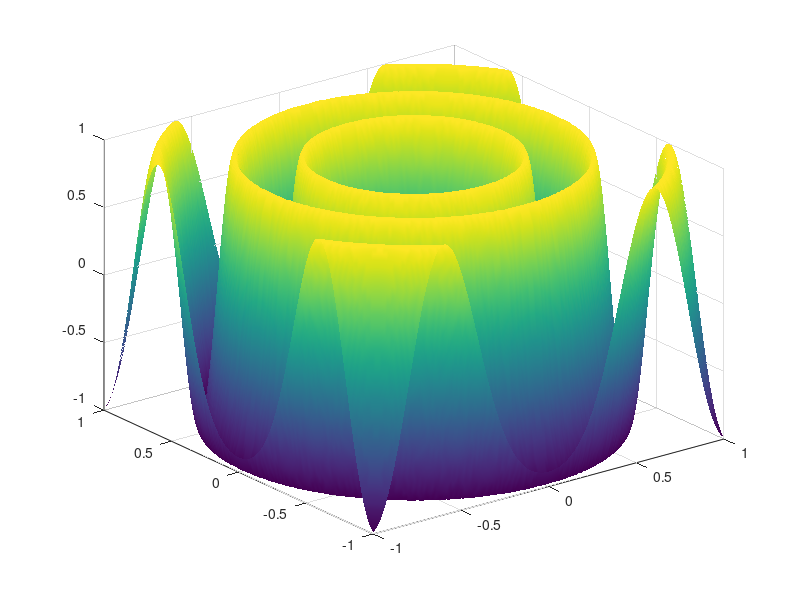

This chart was generated by the following MATLAB code:
% animation.m

clear all;
[X,Y] = meshgrid(-1:0.01:1,-1:0.01:1);

for j = 1:60
    Z = cos(j^0.5*pi*exp(-X.^2-Y.^2));
    %mesh(X,Y,Z);
    surf(X,Y,Z);
    shading interp
    F(j) = getframe;
end
% Abspielen des Movies
movie(F,1);
